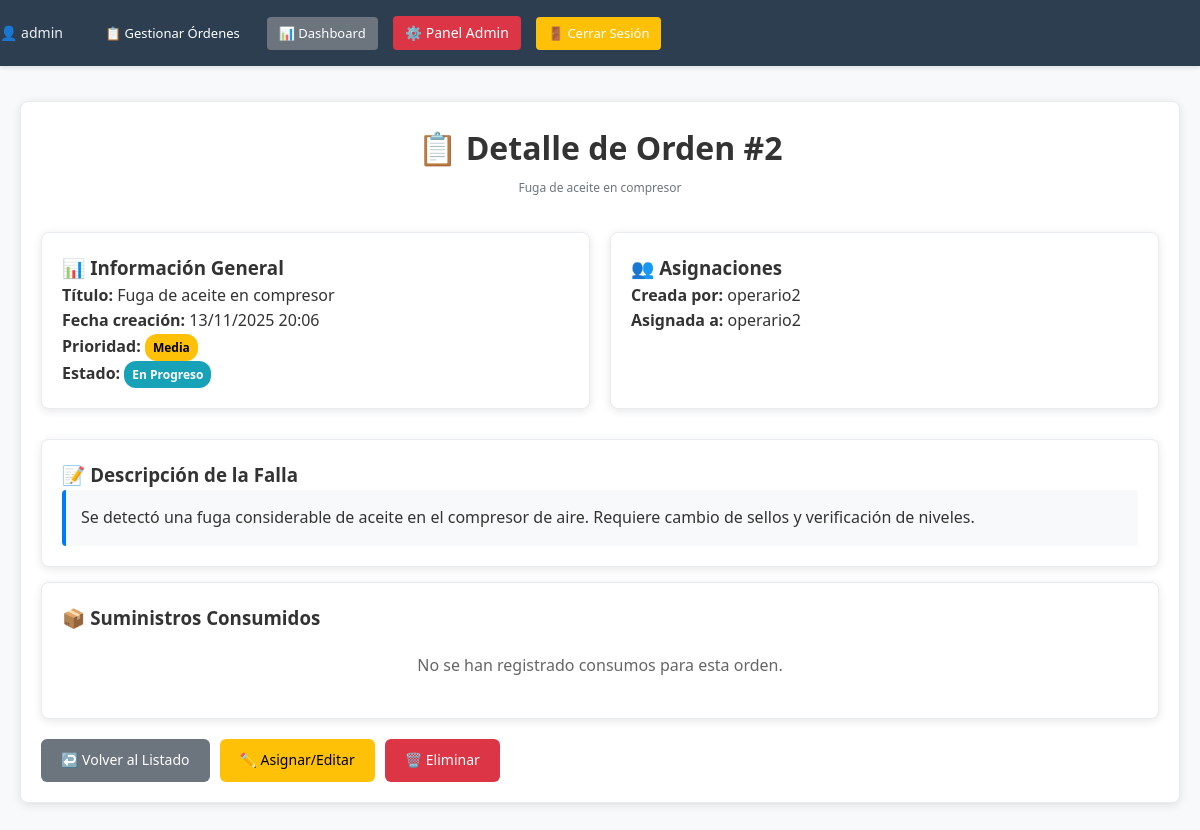
The page /orden/2/ (signed in) on the database its author committed.
### gestion_mantenimiento/models.py (models this page shows, shortened)
class OrdenDeTrabajo(models.Model):
    ESTADOS = [
        ('Pendiente', 'Pendiente'),
        ('En Progreso', 'En Progreso'),
        ('Cerrada', 'Cerrada'),
    ]
    PRIORIDADES = [
        ('Baja', 'Baja'),
        ('Media', 'Media'),
        ('Alta', 'Alta'),
    ]
    titulo = models.CharField(
        max_length=200,
        verbose_name="Título de la orden",
        help_text="Breve descripción del problema"
    )
    fecha = models.DateField(
        verbose_name="Fecha de reporte",
        help_text="Fecha en que se reporta la falla"
    )
    fecha_creacion = models.DateTimeField(
        auto_now_add=True,
        verbose_name="Fecha de creación en sistema"
    )
    descripcion_falla = models.TextField(
        verbose_name="Descripción de la falla",
        help_text="Describa en detalle la falla o problema (mínimo 20 caracteres)"
    )
    prioridad = models.CharField(
        max_length=10,
        choices=PRIORIDADES,
        default='Media',
        verbose_name="Nivel de prioridad"
    )
    estado = models.CharField(
        max_length=15,
        choices=ESTADOS,
        default='Pendiente',
        verbose_name="Estado actual"
    )
    operario_creador = models.ForeignKey(
        User,
        on_delete=models.CASCADE,
        related_name='ordenes_creadas',
        verbose_name="Operario que reporta"
    )
    operario_asignado = models.ForeignKey(
        User,
        on_delete=models.SET_NULL,
        null=True,
        blank=True,
        related_name='ordenes_asignadas',
        verbose_name="Operario asignado"
    )
    fecha_cierre_real = models.DateTimeField(
        null=True,
        blank=True,
        verbose_name="Fecha real de cierre"
    )
    class Meta:
        verbose_name = "Orden de Trabajo"
        verbose_name_plural = "Órdenes de Trabajo"
        ordering = ['-fecha_creacion']
        permissions = [
            ("can_close_order", "Puede cerrar órdenes de trabajo"),
        ]

### gestion_mantenimiento/views.py (the view)
# urls.py: path('orden/<int:orden_id>/', views.detalle_orden, name='detalle_orden'),
@login_required
def detalle_orden(request, orden_id):
    orden = get_object_or_404(OrdenDeTrabajo, id=orden_id)
    if (request.user.groups.filter(name='Operario').exists() and
        orden.operario_creador != request.user and
        orden.operario_asignado != request.user):
        messages.error(request, '❌ No tienes permisos para ver esta orden.')
        return HttpResponseForbidden("No tienes permisos para ver esta orden.")
    request.session['ultima_orden_vista'] = orden_id
    consumos = orden.consumos.all().select_related('suministro')
    context = {
        'orden': orden,
        'consumos': consumos,
        'titulo_pagina': f'Detalle Orden #{orden_id}'
    }
    return render(request, 'gestion_mantenimiento/detalle_orden.html', context)

### gestion_mantenimiento/templates/gestion_mantenimiento/detalle_orden.html (shortened to what this page needs)
{% extends "gestion_mantenimiento/base.html" %}
{% block content %}
<div class="card">
    <div class="text-center mb-20">
        <h1>📋 Detalle de Orden #{{ orden.id }}</h1>
        <p class="form-text">{{ orden.titulo }}</p>
    </div>
    <div class="grid-2">
        <div class="card">
            <h3>📊 Información General</h3>
            <p><strong>Título:</strong> {{ orden.titulo }}</p>
            <p><strong>Fecha creación:</strong> {{ orden.fecha_creacion|date:"d/m/Y H:i" }}</p>
            <p><strong>Prioridad:</strong>
                <span class="badge
                    {% if orden.prioridad == 'Alta' %}badge-danger
                    {% elif orden.prioridad == 'Media' %}badge-warning
                    {% else %}badge-success{% endif %}">
                    {{ orden.prioridad }}
                </span>
            </p>
            <p><strong>Estado:</strong>
                <span class="badge
                    {% if orden.estado == 'Pendiente' %}badge-warning
                    {% elif orden.estado == 'En Progreso' %}badge-info
                    {% else %}badge-success{% endif %}">
                    {{ orden.estado }}
                </span>
            </p>
        </div>
        <div class="card">
            <h3>👥 Asignaciones</h3>
            <p><strong>Creada por:</strong> {{ orden.operario_creador.username }}</p>
            <p><strong>Asignada a:</strong>
                {% if orden.operario_asignado %}
                    {{ orden.operario_asignado.username }}
                {% else %}
                    <em class="text-muted">Sin asignar</em>
                {% endif %}
            </p>
        </div>
    </div>
    <div class="card">
        <h3>📝 Descripción de la Falla</h3>
        <p style="background: #f8f9fa; padding: 15px; border-radius: 4px; border-left: 4px solid #007bff;">
            {{ orden.descripcion_falla }}
        </p>
    </div>
    <div class="card">
        <h3>📦 Suministros Consumidos</h3>
        {% if consumos %}
        <table style="width: 100%; border-collapse: collapse; margin-top: 15px;">
            <thead>
                <tr style="background: #f8f9fa;">
                    <th style="padding: 10px; text-align: left; border-bottom: 2px solid #dee2e6;">Suministro</th>
                    <th style="padding: 10px; text-align: center; border-bottom: 2px solid #dee2e6;">Cantidad</th>
                    <th style="padding: 10px; text-align: center; border-bottom: 2px solid #dee2e6;">Fecha</th>
                    <th style="padding: 10px; text-align: right; border-bottom: 2px solid #dee2e6;">Registrado por</th>
                </tr>
            </thead>
            <tbody>
                {% for consumo in consumos %}
                <tr style="border-bottom: 1px solid #dee2e6;">
                    <td style="padding: 10px;">{{ consumo.suministro.nombre }}</td>
                    <td style="padding: 10px; text-align: center;">{{ consumo.cantidad_usada }}</td>
                    <td style="padding: 10px; text-align: center;">{{ consumo.fecha_consumo|date:"d/m/Y H:i" }}</td>
                    <td style="padding: 10px; text-align: right;">{{ consumo.operario_registra.username }}</td>
                </tr>
                {% endfor %}
            </tbody>
        </table>
        {% else %}
        <p class="text-center" style="padding: 20px; color: #666;">
            No se han registrado consumos para esta orden.
        </p>
        {% endif %}
    </div>
    <div style="margin-top: 20px; display: flex; gap: 10px; flex-wrap: wrap;">
        <a href="{% url 'gestion_mantenimiento:lista_ordenes' %}" class="btn btn-secondary">
            ↩️ Volver al Listado
        </a>
        {% if user.groups.all.0.name == "Jefe de Taller" or user.is_superuser %}
            <a href="{% url 'gestion_mantenimiento:asignar_orden' orden.id %}" class="btn btn-warning">
                ✏️ Asignar/Editar
            </a>
        {% endif %}
        {% if perms.gestion_mantenimiento.delete_ordendetrabajo %}
            <a href="{% url 'gestion_mantenimiento:eliminar_orden' orden.id %}" class="btn btn-danger">
                🗑️ Eliminar
            </a>
        {% endif %}
    </div>
</div>
{% endblock %}

### gestion_mantenimiento/templates/gestion_mantenimiento/base.html (shortened to what this page needs)
<!DOCTYPE html>
<html lang="es">
<head>
</head>
<body>
    <nav class="navbar">
        <div class="navbar-nav">
            {% if user.is_authenticated %}
            <span class="user-info">👤 {{ user.username }}</span>
            {% if "Jefe de Taller" in user.groups.all|join:", " %}
            <a href="{% url 'gestion_mantenimiento:lista_ordenes' %}" class="btn btn-info"
                style="padding: 6px 12px; font-size: 13px;">
                📋 Gestionar Órdenes
            </a>
            {% endif %}
            {% if user.is_superuser or "Administrador" in user.groups.all|join:", " %}
            <a href="{% url 'gestion_mantenimiento:lista_ordenes' %}" class="btn btn-secondary"
                style="padding: 6px 12px; font-size: 13px;">
                📊 Dashboard
            </a>
            <a href="/admin/" target="_blank"
                style="background: #dc3545; color: white; padding: 6px 12px; border-radius: 4px; text-decoration: none;">
                ⚙️ Panel Admin
            </a>
            {% endif %}
            <a href="{% url 'gestion_mantenimiento:logout' %}" class="btn btn-warning"
                style="padding: 6px 12px; font-size: 13px;">
                🚪 Cerrar Sesión
            </a>
            {% else %}
            <a href="{% url 'gestion_mantenimiento:login' %}" class="btn btn-primary"
                style="padding: 6px 12px; font-size: 13px;">
                🔑 Iniciar Sesión
            </a>
            {% endif %}
        </div>
    </nav>
    <div class="container">
        {% block content %}
        {% endblock %}
    </div>
</body>
</html>

### gestion_mantenimiento/templates/gestion_mantenimiento/base.html (style rules this page uses)
* { margin: 0; padding: 0; box-sizing: border-box; }
body { font-family: 'Segoe UI', Tahoma, Geneva, Verdana, sans-serif; line-height: 1.6; color: #333; background-color: #f8f9fa; }
.container { max-width: 1200px; margin: 0 auto; padding: 20px; }
.navbar { background-color: #2c3e50; padding: 1rem 0; box-shadow: 0 2px 4px rgba(0,0,0,0.1); }
.navbar-nav { display: flex; gap: 15px; align-items: center; }
.navbar-nav a { color: white; text-decoration: none; padding: 8px 16px; border-radius: 4px; transition: background-color 0.3s; font-size: 14px; }
.user-info { color: #ecf0f1; margin-right: 15px; font-size: 14px; }
.btn { display: inline-block; padding: 10px 20px; border: none; border-radius: 6px; cursor: pointer; text-decoration: none; font-size: 14px; font-weight: 500; transition: all 0.3s; text-align: center; }
.btn-danger { background-color: #dc3545; color: white; }
.btn-warning { background-color: #ffc107; color: black; }
.btn-secondary { background-color: #6c757d; color: white; }
.card { background: white; border-radius: 8px; padding: 20px; margin: 15px 0; box-shadow: 0 2px 10px rgba(0,0,0,0.1); border: 1px solid #e9ecef; }
.form-text { font-size: 12px; color: #6c757d; margin-top: 4px; }
.text-center { text-align: center; }
.mb-20 { margin-bottom: 20px; }
.badge { display: inline-block; padding: 4px 8px; border-radius: 12px; font-size: 12px; font-weight: bold; }
.badge-warning { background-color: #ffc107; color: black; }
.badge-info { background-color: #17a2b8; color: white; }
.grid-2 { display: grid; grid-template-columns: 1fr 1fr; gap: 20px; }

### rows shown on the page
OrdenDeTrabajo: id "2", titulo "Fuga de aceite en compresor", fecha_creacion "13/11/2025 20:06", prioridad "Media", estado "En Progreso", operario_creador.username "operario2", operario_asignado.username "operario2", descripcion_falla "Se detectó una fuga considerable de aceite en el compresor de aire. Requiere cambio de sellos y verificación de niveles."

### other values the page prints
{{ user.username }} "admin"
